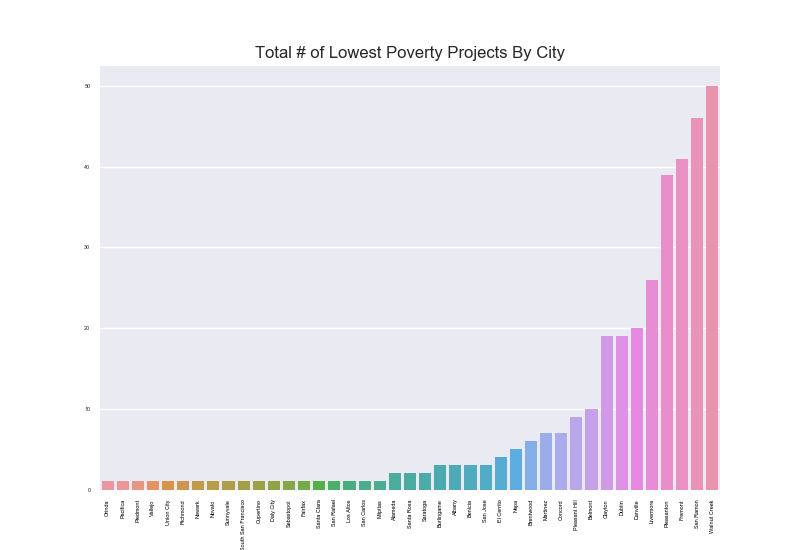

Reproduce this figure in Python.
import matplotlib.pyplot as plt; plt.rcdefaults()
import numpy as np
import matplotlib.pyplot as plt
import seaborn as sns
 
objects = ('Orinda', 'Pacifica', 'Piedmont', 'Vallejo', 'Union City', 'Richmond', 'Newark', 'Novato', 'Sunnyvale', 'South San Francisco', 'Cupertino', 'Daly City', 'Sebastopol', 'Fairfax', 'Santa Clara', 'San Rafael', 'Los Altos', 'San Carlos', 'Milpitas', 'Alameda', 'Santa Rosa', 'Saratoga', 'Burlingame', 'Albany', 'Benicia', 'San Jose', 'El Cerrito', 'Napa', 'Brentwood', 'Martinez', 'Concord', 'Pleasant Hill', 'Belmont', 'Clayton', 'Dublin', 'Danville', 'Livermore', 'Pleasanton', 'Fremont', 'San Ramon', 'Walnut Creek')

y_pos = np.arange(len(objects))

cost = [1, 1, 1, 1, 1, 1, 1, 1, 1, 1, 1, 1, 1, 1, 1, 1, 1, 1, 1, 2, 2, 2, 3, 3, 3, 3, 4, 5, 6, 7, 7, 9, 10, 19, 19, 20, 26, 39, 41, 46, 50]

barlist = plt.bar(y_pos, cost, align='center', alpha=0.5, color="orange")
plt.xticks(y_pos, objects, rotation='vertical')
plt.tick_params(labelsize=4)
ax=plt.gca()
ax.tick_params(axis='x', colors='black')

sns.set_style("whitegrid")
tips = sns.load_dataset("tips")
axis = sns.barplot(x=objects, y=cost, data=tips)

plt.xlabel('Cities')
plt.title('Total # of Lowest Poverty Projects By City')

plt.savefig("lowpov_cities_bargraph")
plt.show()